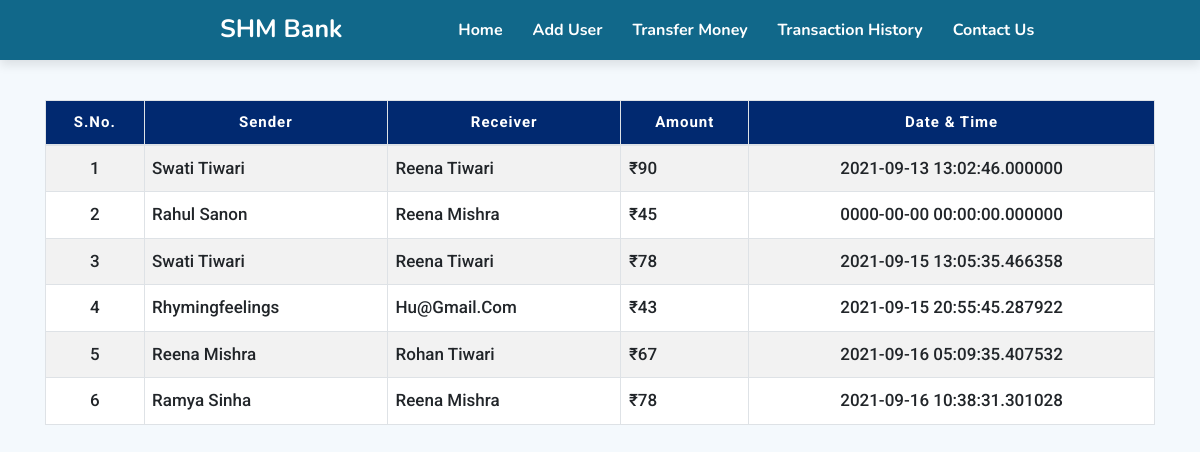
The page /history.php on the database its author committed.
### tables this page shows
CREATE TABLE `transactions` (
  `sno.` int(100) NOT NULL,
  `sender` varchar(35) NOT NULL,
  `receiver` varchar(38) NOT NULL,
  `balance` int(90) NOT NULL,
  `datetime` datetime(6) NOT NULL DEFAULT current_timestamp(6)
);

### history.php (the view, shortened to what this page needs)
<!DOCTYPE html>
<html lang="en">
<head>
    <link href="https://cdnjs.cloudflare.com/ajax/libs/font-awesome/5.13.0/css/all.min.css" rel="stylesheet">
    <link rel="stylesheet" href="https://stackpath.bootstrapcdn.com/bootstrap/4.5.2/css/bootstrap.min.css">
    <link rel="stylesheet" type="text/css" href="css/style.css">
</head>
<body>
<?php
  include 'navbar.php';
?>
	<div class="container">
    <div class="table-responsive-sm">
    <table class="table table-hover table-striped table-condensed table-bordered">
        <thead>
            <tr>
                <th class="py-3 text-center">S.No.</th>
                <th class="py-3 text-center">Sender</th>
                <th class="py-3 text-center">Receiver</th>
                <th class="py-3 text-center">Amount</th>
                <th class="py-3 text-center">Date & Time</th>
            </tr>
        </thead>
        <tbody>
        <?php
            include 'config.php';
            $sql ="select * from transactions";
            $query =mysqli_query($conn, $sql);
            while($rows = mysqli_fetch_assoc($query)) {
        ?>
            <tr>
            <td class="py-3 text-center"><?php echo $rows['sno.']; ?></td>
            <td class="py-3 text-left"><?php echo $rows['sender']; ?></td>
            <td class="py-3 text-left"><?php echo $rows['receiver']; ?></td>
            <td class="py-3 text-left">&#8377;<?php echo $rows['balance']; ?> </td>
            <td class="py-3 text-center"><?php echo $rows['datetime']; ?> </td>
            </tr>
        <?php
        }
        ?>
        </tbody>
    </table>
    </div>
</div>
</body>
</html>

### navbar.php (shortened to what this page needs)
<header>
    <a href="index.php" class="logo"> SHM Bank</a>
    <nav>
       <ul>
       <li><a href="index.php" id="home" class="active">Home</a></li>
        <li><a href="addnewuser.php" id="user">  Add User</a></li>
        <li><a href="transfer.php" id="transfer">Transfer Money</a></li>
        <li><a href="history.php" id="history">Transaction History</a></li>
        <li><a href="index.php#contact" class="contactbtn">Contact Us</a></li>
</ul>
    </nav>
</header>

### css/style.css (style rules this page uses)
* { margin: 0; padding: 0; box-sizing: border-box; font-family: 'Nunito', sans-serif; text-decoration: none; outline: none; border: none; text-transform:capitalize; transition: all .2s linear; }
html { font-size: 62.5%; overflow-x: hidden; scroll-behavior: smooth; scroll-padding-top: 6rem; }
body { background: rgb(244, 249, 253); }
header { position:fixed; top: 0; left: 0; right: 0; z-index: 1000; width: 100%; padding:0 10rem; display: flex; align-items: center; font-family: 'Nunito', sans-serif; justify-content: space-between; background: rgb(17, 104, 138); padding: 1.2rem 10%; box-shadow: 0 .5rem 1rem rgba(8, 8, 8, 0.1); height:6rem; box-sizing: border-box; }
header nav { float: right; }
header nav ul { margin:0; margin-left:4rem; padding: 0; display: flex; }
header nav ul li { list-style:none; }
header>a { font-size: 2.5rem; font-weight: bolder; text-decoration: none; color: rgb(255, 255, 255); margin-left:10rem; }
header nav ul li a { color:white; text-decoration:none; margin-left:3rem; font-weight: bold; font-size:1.6rem; }
ul { text-decoration: none; list-style: none;;; display: flex; }

### history.php (style rules this page uses)
table { font-size: 1.5rem; margin-top: 10rem; background: #fff; }
thead th { background: #012970; font-family: "Roboto", sans-serif; color: #fff; letter-spacing: 0.1rem; }
tbody td { font-family: "Roboto", sans-serif; font-size: 1.7rem; font-weight: 500; }

### rows shown on the page
transactions: value "1", sender "Swati Tiwari", receiver "Reena Tiwari", balance "90", datetime "2021-09-13 13:02:46.000000"
transactions: value "2", sender "Rahul Sanon", receiver "Reena Mishra", balance "45", datetime "0000-00-00 00:00:00.000000"
transactions: value "3", sender "Swati Tiwari", receiver "Reena Tiwari", balance "78", datetime "2021-09-15 13:05:35.466358"
transactions: value "4", sender "Rhymingfeelings", receiver "Hu@gmail.com", balance "43", datetime "2021-09-15 20:55:45.287922"
transactions: value "5", sender "Reena Mishra", receiver "Rohan Tiwari", balance "67", datetime "2021-09-16 05:09:35.407532"
transactions: value "6", sender "Ramya Sinha", receiver "Reena Mishra", balance "78", datetime "2021-09-16 10:38:31.301028"
